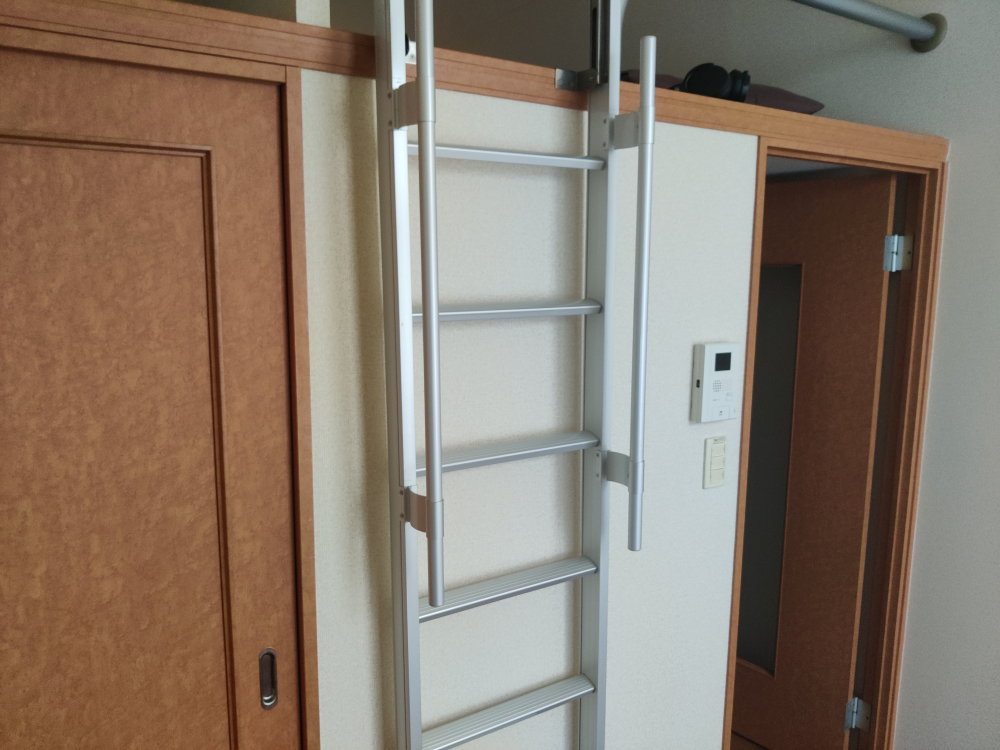
//> input picture images/4/Set1/IMG_20230601_173626.jpg, 4000 x 3000 px (shown at 1/4 size); its folder holds 2 pictures in this run
$ ./rep4   (built with g++ and OpenCV 4)
//> lines starting //> are read from the running program, lines starting //| are printed output that depends on the picture; after the words box and inside, x2 and y2 are one past the last pixel; in counts of white or black regions, pixels touching at a corner belong together
#include <iostream>
#include <filesystem>
#include <string>
#include <vector>
#include <opencv2/opencv.hpp>
#include <Eigen/Dense>

int main(int argc, char *argv[])
{

    std::string folderPath = "./images/4/Set1"; // Path to the folder with images of the same panorama

    std::vector<std::string> imagePaths;

    // Create viewer
    cv::namedWindow("Image", cv::WINDOW_NORMAL);
    cv::resizeWindow("Image", 800, 600);

    // Read all images from folder
    for (const auto &entry : std::filesystem::directory_iterator(folderPath))
    {
        if (entry.path().extension() == ".jpg" || entry.path().extension() == ".png")
        {
            imagePaths.push_back(entry.path());
        }
    }

    // create vectors to store images
    std::vector<cv::Mat> images;
    std::vector<cv::Mat> imagesWithFeatures;                // images with features drawn on them (for visualization)
    std::vector<std::vector<cv::KeyPoint>> imagesKeypoints; // keypoints for each image
    std::vector<cv::Mat> imagesDescriptors;                 // descriptors for each image

    // create AKAZE detector, descriptor extractor. Other are possible
    cv::Ptr<cv::AKAZE> akaze = cv::AKAZE::create();

    // detect keypoints and compute descriptors for each image
    for (int i = 0; i < imagePaths.size(); i++)
    {
        cv::Mat img = cv::imread(imagePaths[i], cv::IMREAD_GRAYSCALE);
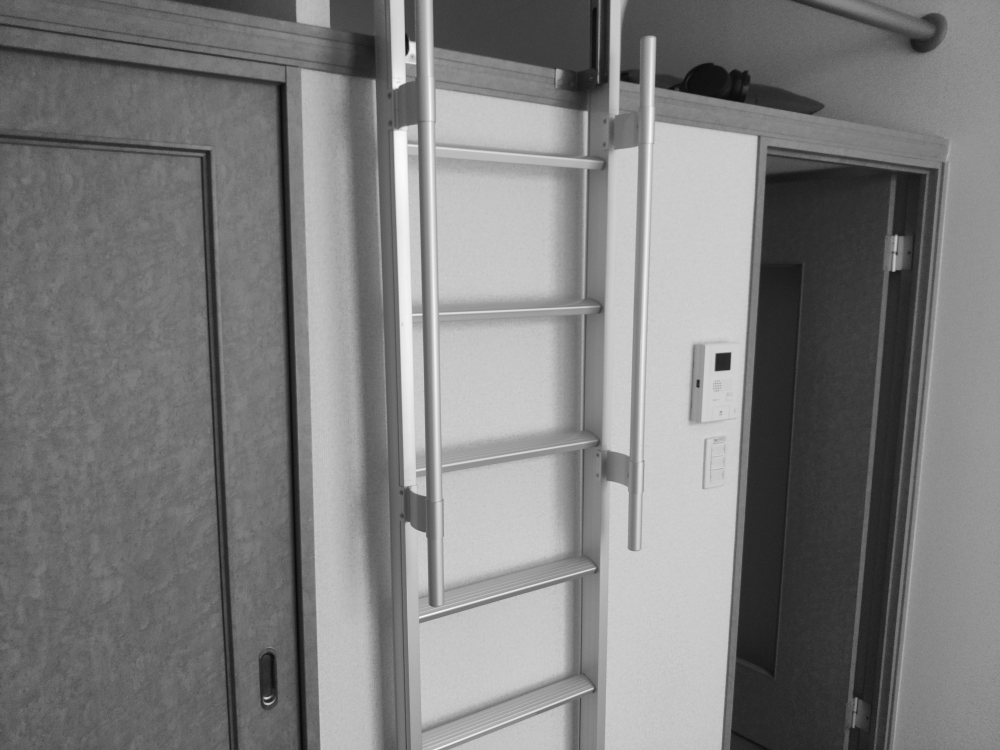
//> img: 3000 rows x 4000 cols, CV_8UC1 (shown at 1/4 size); min 0, max 255, mean 125.2

        cv::Mat imgWithFeatures = img.clone();

        std::vector<cv::KeyPoint> keypoints;
        cv::Mat descriptors;

        akaze->detectAndCompute(img, cv::noArray(), keypoints, descriptors);
//> keypoints = 1015 keypoints; strongest (x, y, size): (2892, 1447, 45.7), (1648, 177, 16.1), (2893, 1433, 32.3), (2891, 1460, 32.3)

        imagesKeypoints.push_back(keypoints);
//> imagesKeypoints = 1 item
        imagesDescriptors.push_back(descriptors);
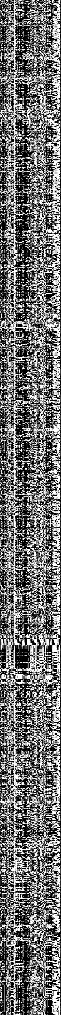
//> imagesDescriptors[0]: 1015 rows x 61 cols, CV_8UC1; min 0, max 255, mean 112
        std::cout << "Number of keypoints in image " << i << ": " << keypoints.size() << std::endl;
//| Number of keypoints in image 0: 1015

        // draw keypoints on image
        for (int j = 0; j < keypoints.size(); j++)
        {
            cv::circle(imgWithFeatures, keypoints[j].pt, 5, cv::Scalar(0, 255, 0), -1);
        }
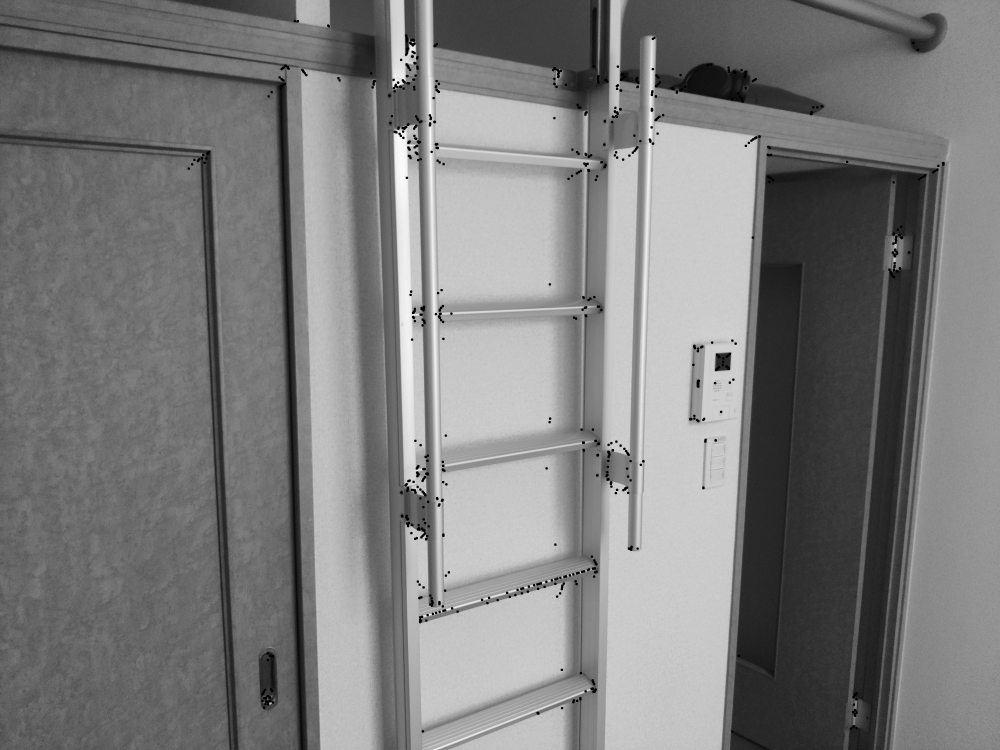
//> imgWithFeatures: 3000 rows x 4000 cols, CV_8UC1 (shown at 1/4 size); 0.48% of pixels changed, all inside (x1, y1, x2, y2) = (750, 79, 3779, 2932)

        // draw image number on image, should be resize on low quality images
        cv::rectangle(imgWithFeatures, cv::Point(0, 0), cv::Point(400, 400), cv::Scalar(0, 0, 0), -1);
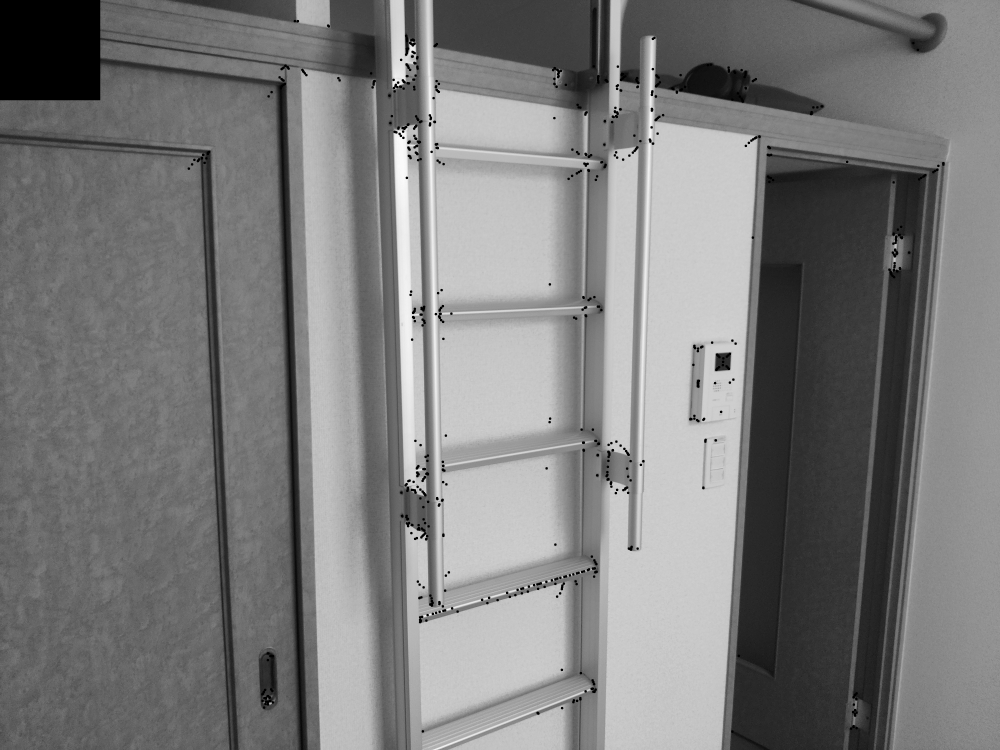
//> imgWithFeatures: 3000 rows x 4000 cols, CV_8UC1 (shown at 1/4 size); 1.34% of pixels changed, all inside (x1, y1, x2, y2) = (0, 0, 401, 401)
        cv::putText(imgWithFeatures, std::to_string(i), cv::Point(100, 300), cv::FONT_HERSHEY_SIMPLEX, 10, cv::Scalar(255, 255, 255), 5);
//> imgWithFeatures: 3000 rows x 4000 cols, CV_8UC1; 4096 pixels changed, all inside (x1, y1, x2, y2) = (127, 87, 274, 304)

        images.push_back(img);
        imagesWithFeatures.push_back(imgWithFeatures);

        cv::imshow("Image", imgWithFeatures);
        cv::waitKey(1);

        std::string res_path = folderPath + "/results/" + "features_" + std::to_string(i) + ".png";
        cv::imwrite(res_path, imgWithFeatures);
        cv::waitKey(10);
    }
//> pass 2 of the loop `for (int i = 0; i < imagePaths.size(); i++)`:
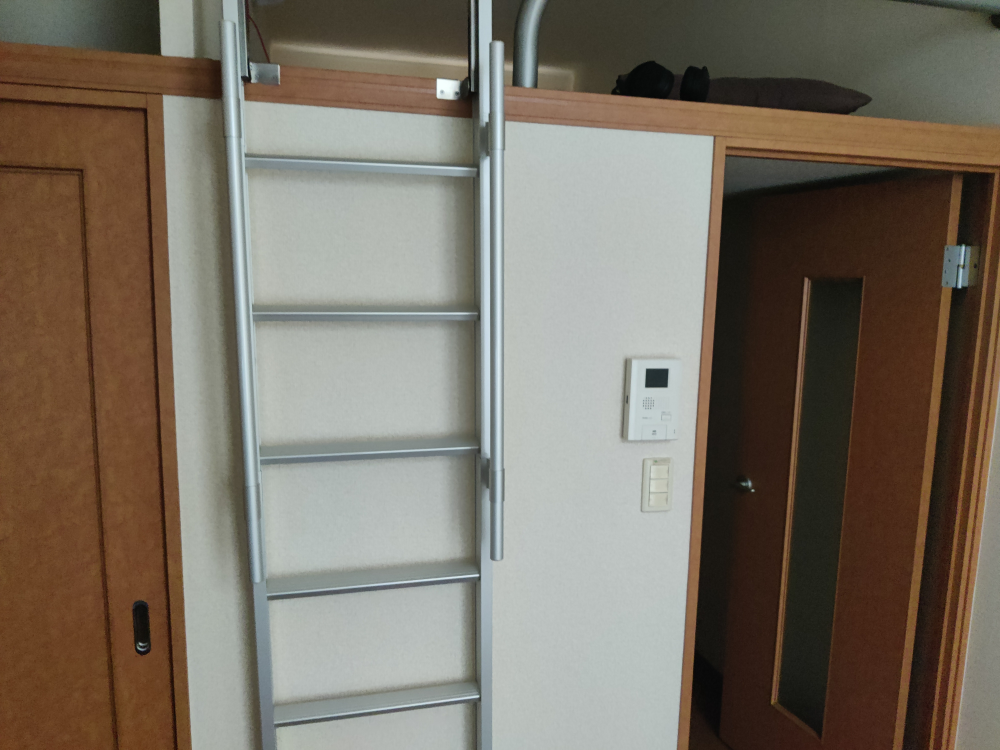
//> input picture images/4/Set1/IMG_20230601_173631.jpg, 4000 x 3000 px (shown at 1/4 size)
//> keypoints = 1016 keypoints; strongest (x, y, size): (2627, 1512, 64.6), (2626, 1512, 45.7), (1790, 356, 45.7), (3011, 1962, 8.1)
//> imagesKeypoints = 2 items
//| Number of keypoints in image 1: 1016
//> after the loop `for (int j = 0; j < keypoints.size(); j++)`:
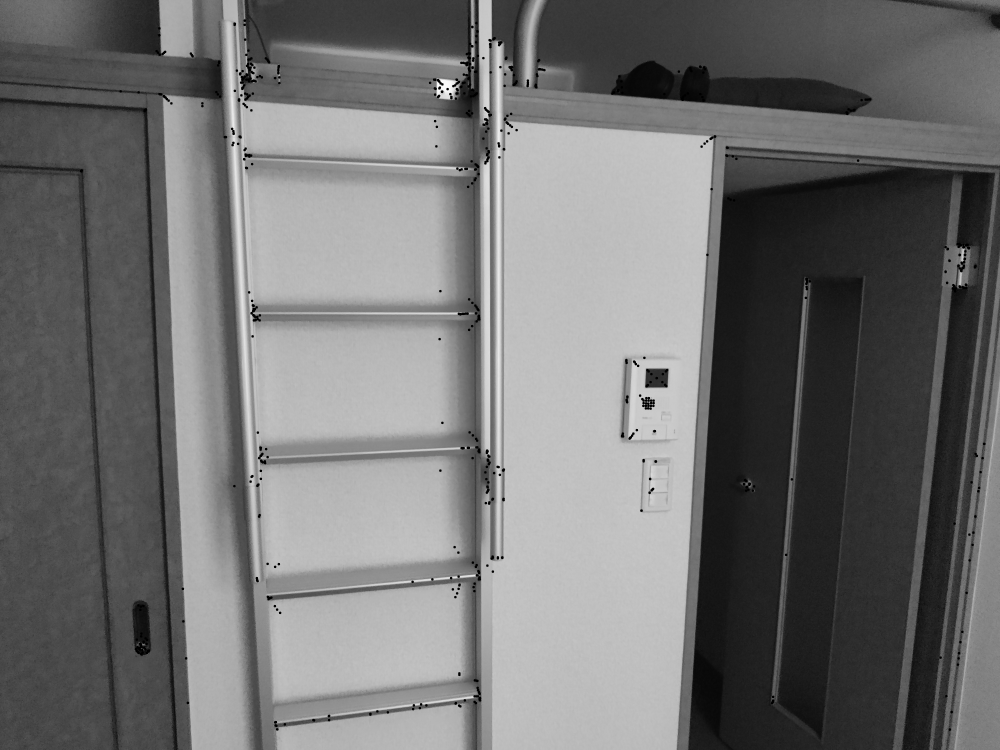
//> imgWithFeatures: 3000 rows x 4000 cols, CV_8UC1 (shown at 1/4 size); min 0, max 255, mean 113.6
//> `cv::rectangle(imgWithFeatures, cv::Point(0, 0), cv::Point(400, 400), c..`:
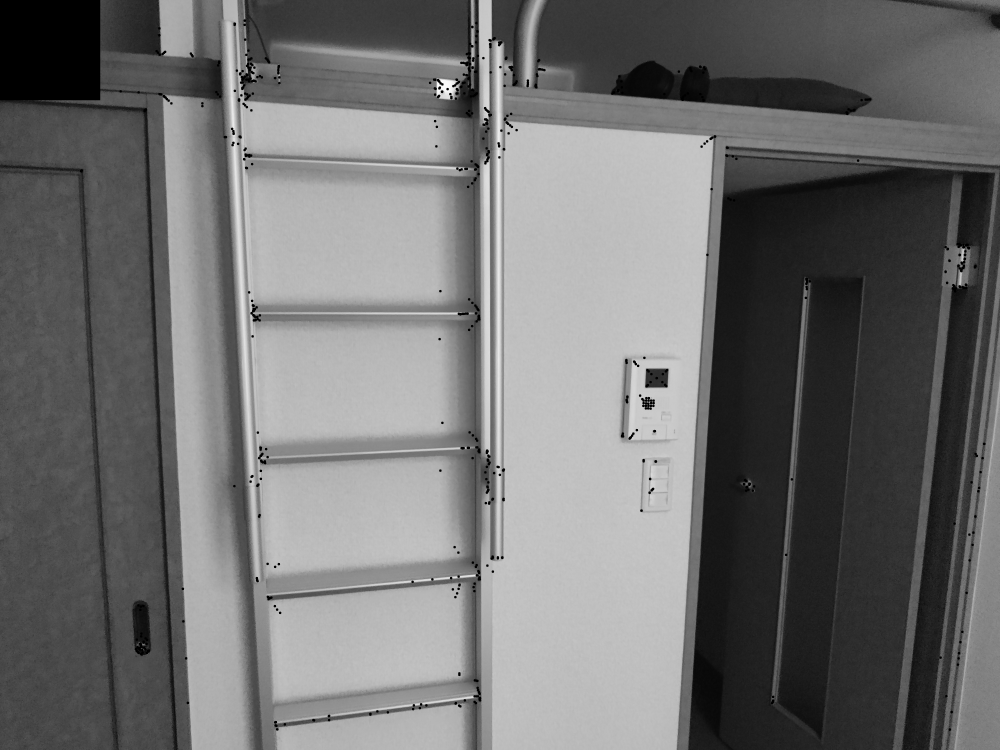
//> imgWithFeatures: 3000 rows x 4000 cols, CV_8UC1 (shown at 1/4 size); 1.34% of pixels changed, all inside (x1, y1, x2, y2) = (0, 0, 401, 401)
    cv::Mat image0 = images[0];
    cv::Mat image1 = images[1];

    std::vector<cv::KeyPoint> keypoint0 = imagesKeypoints[0];
//> keypoint0 = 1015 keypoints; strongest (x, y, size): (2892, 1447, 45.7), (1648, 177, 16.1), (2893, 1433, 32.3), (2891, 1460, 32.3)
    std::vector<cv::KeyPoint> keypoint1 = imagesKeypoints[1];
//> keypoint1 has the same summary as keypoints

    cv::Mat descriptor0 = imagesDescriptors[0];
    cv::Mat descriptor1 = imagesDescriptors[1];

    // create brute force matcher
    cv::BFMatcher matcher(cv::NORM_HAMMING);

    std::vector<std::vector<cv::DMatch>> nn_matches;
    matcher.knnMatch(descriptor0, descriptor1, nn_matches, 2);
//> nn_matches = 1015 matches
    std::vector<cv::KeyPoint> matched1, matched2, inliers1, inliers2;
    std::vector<cv::DMatch> good_matches;

    for (size_t k = 0; k < nn_matches.size(); k++)
    {
        cv::DMatch first = nn_matches[k][0];
        float dist1 = nn_matches[k][0].distance;
        float dist2 = nn_matches[k][1].distance;

        matched1.push_back(keypoint0[first.queryIdx]);
        matched2.push_back(keypoint1[first.trainIdx]);

        if (dist1 < 0.7f * dist2)
        {
            int new_i = static_cast<int>(inliers1.size());
            inliers1.push_back(matched1[k]);
            inliers2.push_back(matched2[k]);
            good_matches.push_back(cv::DMatch(new_i, new_i, 0));
        }
    }
//> this loop made 1015 passes
//> (dist1, dist2) on passes 1 to 12: (86, 87), (69, 115), (59, 78), (93, 108), (45, 69), (105, 105), (76, 98), (92, 96), (46, 66), (100, 118), (101, 110), (127, 132)
//> after the loop, matched1 has the same summary as keypoint0; matched2 = 1015 keypoints; strongest (x, y, size): (2627, 1512, 64.6), (2626, 1512, 45.7), (1790, 356, 45.7), (985, 318, 22.8)
    cv::Mat imgMatches;
    cv::drawMatches(image0, inliers1, image1, inliers2, good_matches, imgMatches);
    cv::imshow("Image", imgMatches);
    cv::waitKey(10);
    std::string res_path = folderPath + "/results/" + "matches.png";
    cv::imwrite(res_path, imgMatches);

    // convertion from keyPoint to Point2f
    std::vector<cv::Point2f> matches1, matches2;
    for (int j = 0; j < inliers1.size(); j++)
    {
        matches1.push_back(inliers1[j].pt);
        matches2.push_back(inliers2[j].pt);
    }
//> this loop made 43 passes

    std::cout << "Number of matches inliers: " << matches1.size() << std::endl;
//| Number of matches inliers: 43

    // find fundamental matrix
    cv::Mat mask;
    cv::Mat F = cv::findFundamentalMat(matches1, matches2, cv::FM_RANSAC, 3, 0.99, mask); //  modifier le 3  pour prendre plus ou moins de matchs en compte
//> mask = 43 values, max 1 at index 0, min 0 at index 2, mean 0.535; F = [[-2.06e-08, 2.85e-07, -3.7e-05], [1.29e-07, -1.34e-08, -0.00442], [-0.000301, 0.00359, 1]]

    std::vector<cv::Point2f> epiinliers1, epiinliers2;
    for (int i = 0; i < mask.rows; i++)
    {
        if (mask.at<uchar>(i, 0) == 1)
        {
            epiinliers1.push_back(matches1[i]);
            epiinliers2.push_back(matches2[i]);
        }
    }

    std::cout << "Number of epipolar inliers: " << epiinliers1.size() << std::endl;
//| Number of epipolar inliers: 23

    // compute epipolar lines
    std::vector<cv::Vec3f> epilines1, epilines2;
    cv::computeCorrespondEpilines(epiinliers1, 1, F, epilines1);
//> epilines1 = 23 items, first 12: [0.04, -1, 889.2], [-0.01, -1, 221.3], [0.01, -1, 505.5], [0.04, -1, 895.4], [0.05, -1, 902.5], [0.01, -1, 509.4], [0.04, -1, 827.3], [0.04, -1, 833.3], [0.08, -1, 1331.5], [0.08, -1, 1372.5], [0.08, -1, 1390.8], [0, -1, 387.4]
    cv::computeCorrespondEpilines(epiinliers2, 2, F, epilines2);
//> epilines2 = 23 items, first 12: [-0.05, 1, -821.8], [-0.08, 1, 5.87], [-0.07, 1, -344.5], [-0.05, 1, -829.8], [-0.05, 1, -836.9], [-0.07, 1, -349.8], [-0.05, 1, -741.8], [-0.05, 1, -751], [-0.04, 1, -1376.5], [-0.03, 1, -1425.8], [-0.03, 1, -1449], [-0.07, 1, -198.7]

    std::cout << "Number of epipolar lines: " << epilines1.size() << std::endl;
//| Number of epipolar lines: 23

    cv::RNG rng(0);
    cv::cvtColor(imagesWithFeatures[0], imagesWithFeatures[0], cv::COLOR_GRAY2BGR);
    cv::cvtColor(imagesWithFeatures[1], imagesWithFeatures[1], cv::COLOR_GRAY2BGR);
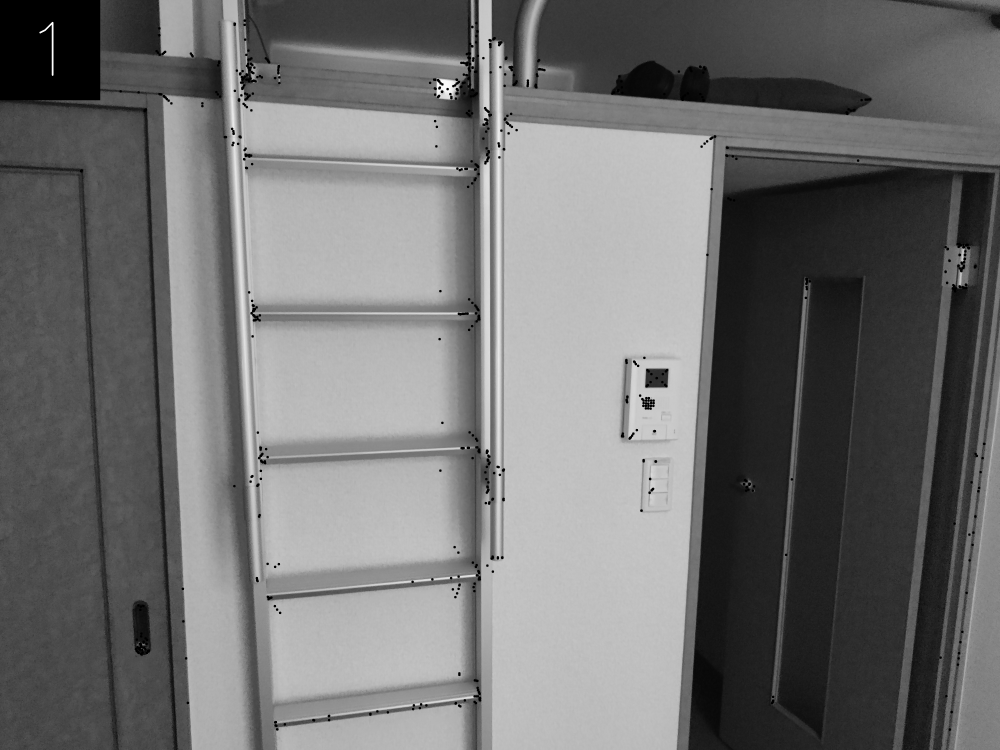
//> imagesWithFeatures[1]: 3000 rows x 4000 cols, CV_8UC3 (shown at 1/4 size); min 0, max 255, mean 112.5

    // draw lines
    for (int i = 0; i < epilines1.size(); i++)
    {
        cv::Scalar color(rng.uniform(0, 255), rng.uniform(0, 255), rng.uniform(0, 255));
        cv::line(imagesWithFeatures[0], cv::Point(0, -epilines1[i][2] / epilines1[i][1]), cv::Point(images[0].cols, -(epilines1[i][2] + epilines1[i][0] * images[0].cols) / epilines1[i][1]), color, 2);
        cv::line(imagesWithFeatures[1], cv::Point(0, -epilines2[i][2] / epilines2[i][1]), cv::Point(images[1].cols, -(epilines2[i][2] + epilines2[i][0] * images[1].cols) / epilines2[i][1]), color, 2);
    }
//> this loop made 23 passes
    cv::imshow("Image", images[0]);
    cv::waitKey(10);
    cv::imshow("Image", images[1]);
    cv::waitKey(10);
    cv::imwrite(folderPath + "/results/" + "epilines1.png", images[0]);
    cv::imwrite(folderPath + "/results/" + "epilines2.png", images[1]);

    cv::Mat fused = cv::Mat::zeros(images[0].rows, images[0].cols + images[1].cols, CV_8UC3);
    imagesWithFeatures[0].copyTo(fused(cv::Rect(0, 0, images[0].cols, images[0].rows)));
    imagesWithFeatures[1].copyTo(fused(cv::Rect(images[0].cols, 0, images[1].cols, images[1].rows)));
    cv::imshow("Image", fused);
    cv::waitKey(10);
    cv::imwrite(folderPath + "/results/" + "epilines_fused.png", fused);

    // distance average
    double totalDistanceEpiInliers = 0.0;
    size_t numPointsEpiInliers = epiinliers1.size();
//> numPointsEpiInliers = 23

    for (size_t i = 0; i < numPointsEpiInliers; i++)
    {
        double distance1 = std::abs(epilines1[i][0] * epiinliers2[i].x + epilines1[i][1] * epiinliers2[i].y + epilines1[i][2]) / std::sqrt(epilines1[i][0] * epilines1[i][0] + epilines1[i][1] * epilines1[i][1]);
        double distance2 = std::abs(epilines2[i][0] * epiinliers1[i].x + epilines2[i][1] * epiinliers1[i].y + epilines2[i][2]) / std::sqrt(epilines2[i][0] * epilines2[i][0] + epilines2[i][1] * epilines2[i][1]);
        totalDistanceEpiInliers += sqrt(distance1 * distance1 + distance2 * distance2);
    }
//> this loop made 23 passes
//> (distance1, distance2, totalDistanceEpiInliers) on passes 1 to 12: (1.54, 1.31, 2.02), (0, 1.43e-06, 2.02), (3.05e-05, 0, 2.02), (1.84, 1.57, 4.44), (0, 0, 4.44), (0.451, 0.414, 5.05), (1.59, 1.35, 7.13), (0.227, 0.193, 7.43), (2.07, 1.97, 10.29), (0.0736, 0.0703, 10.39), (0.000122, 0, 10.39), (0, 1.53e-05, 10.39)
//> after the loop, totalDistanceEpiInliers = 24.77
    double avgDistanceEpi = totalDistanceEpiInliers / (2 * numPointsEpiInliers);
//> avgDistanceEpi = 0.538
    std::cout << "Average distance with Epi inliers : " << avgDistanceEpi << std::endl;
//| Average distance with Epi inliers : 0.53843
}
